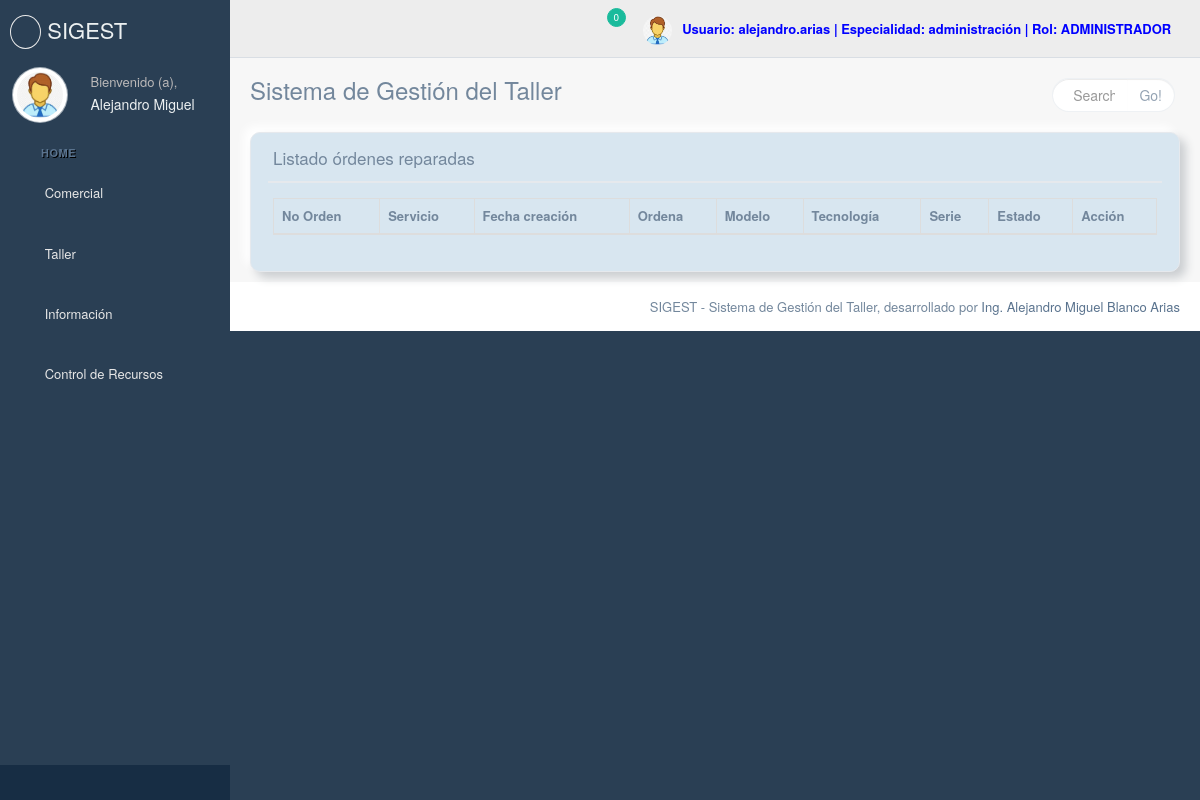
Before: /index/list/reparadas/ (signed in) with the older database file.
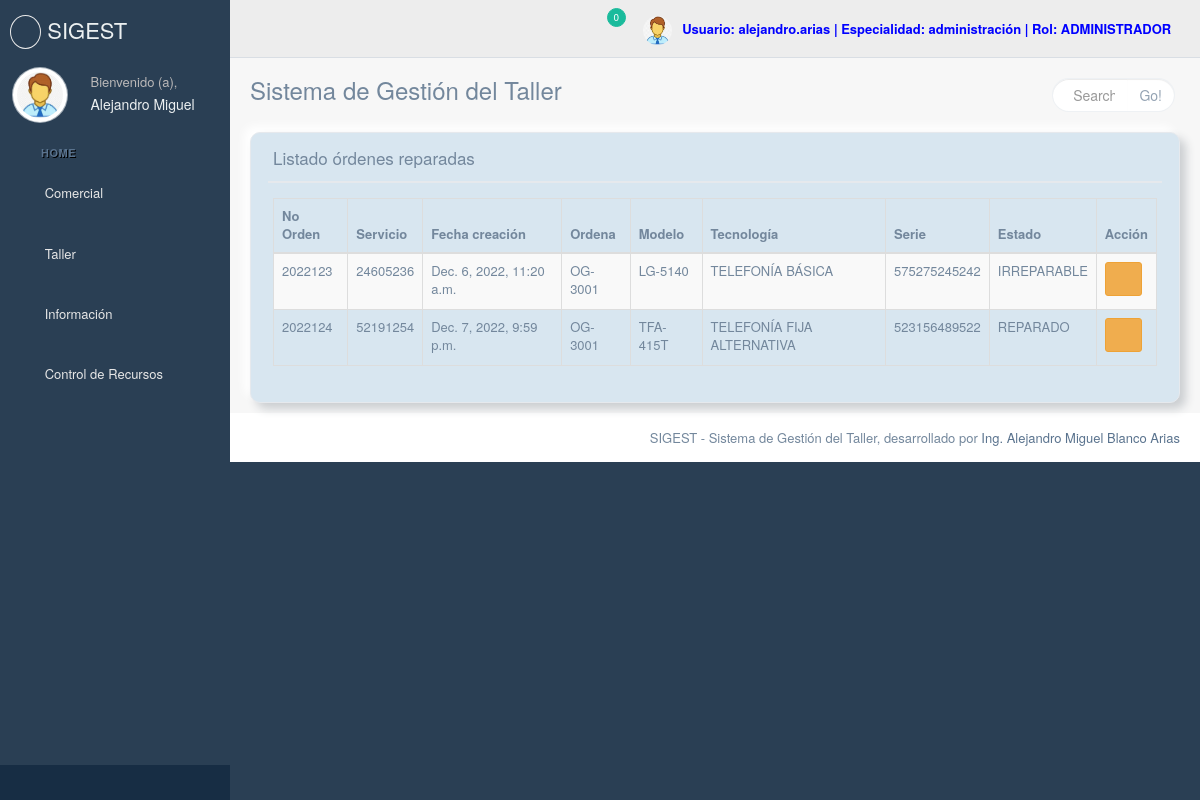
After: the same page with the newer database file.
### Taller/models.py (models this page shows, shortened)
class OrdenPrimaria(models.Model):
    No_orden = models.CharField(max_length=50)
    fecha_creacion = models.DateTimeField()
    fecha_entrada_taller = models.DateTimeField(blank=True, null=True)
    centro = models.ForeignKey(Centro, on_delete=models.CASCADE)
    ordena = models.CharField(max_length=60, blank=True, null=True)
    """ Estos son campos nuevos"""
    folio_venta = models.CharField(max_length=80, blank=True, null=True)
    fecha_venta = models.DateTimeField(blank=True, null=True)
    garantia = models.CharField(max_length=20, blank=True, null=True)
    fecha_vencimiento_garantia = models.DateTimeField(null=True, blank=True)
    observaciones = models.TextField(null=True, blank=True)
    """ Aquí termina"""
    prefijo = models.ForeignKey(Prefijo, on_delete=models.CASCADE)
    servicio = models.CharField(max_length=20)
    modelo = models.ForeignKey(Modelo, on_delete=models.CASCADE)
    tecnologia = models.ForeignKey(Tecnologia, on_delete=models.CASCADE)
    defecto = models.ManyToManyField(Defecto)
    serie = models.CharField(max_length=80)
    nombre_cliente_entrega = models.CharField(max_length=120)
    direccion_cliente_entrega = models.CharField(max_length=120)
    ci_cliente_entrega = models.CharField(max_length=20)
    contacto_telefono = models.CharField(max_length=20)
    propietario = models.BooleanField(default=False)
    estado = models.ForeignKey(Estado, on_delete=models.CASCADE)
    confComercial = models.BooleanField(default=False)
    confTaller = models.BooleanField(default=False)
    entrega = models.CharField(max_length=60, blank=True, null=True)
    """ Datos a llenar al reparar"""
    fecha_defectacion = models.DateTimeField(blank=True, null=True)
    repara = models.CharField(max_length=60, blank=True, null=True)
    accion_reparacion = models.TextField(null=True, blank=True)
    mano_obra = models.ForeignKey(
        ManoObra, on_delete=models.CASCADE, blank=True, null=True
    )
    consumo_recursos = models.ManyToManyField(Consumo_Recursos, blank=True)
    """ Datos antes de cerrada la orden para la gestion de las salidas"""
    fecha_gestion = models.DateTimeField(blank=True, null=True)
    llama = models.ForeignKey(
        Trabajador, on_delete=models.CASCADE, blank=True, null=True
    )
    nombre_cliente = models.CharField(max_length=160, blank=True, null=True)
    impresion = models.BooleanField(default=False)
    """ Datos a llenar para cerrar la orden"""
    fecha_cierre = models.DateTimeField(null=True, blank=True)
    cierra = models.CharField(max_length=60, blank=True, null=True)
    nombre_cliente_recibe = models.CharField(max_length=120, blank=True, null=True)
    direccion_cliente_recibe = models.CharField(max_length=120, blank=True, null=True)
    ci_cliente_recibe = models.CharField(max_length=20, blank=True, null=True)
    cerrada = models.BooleanField(default=False)
    """ Este dato es muy importante y se actualiza tanto cuando se gestionan los telefonos como cuando cierra"""
    garantia_reparacion = models.DateTimeField(blank=True, null=True)
    """Variable para poder hacer analisis de tiempos"""
    tiempo = models.IntegerField(blank=True, null=True)
    objects = models.Manager()
    class Meta:
        verbose_name_plural = "Ordenes"

class Prefijo(models.Model):
    nombre = models.CharField(max_length=8, blank=True)
    def __str__(self):
        return self.nombre

class Modelo(models.Model):
    nombre = models.CharField(max_length=60)
    tecnologia = models.ForeignKey(Tecnologia, on_delete=models.CASCADE)
    codigo_sap = models.CharField(max_length=60)
    descripcion = models.CharField(max_length=160)

class Tecnologia(models.Model):
    nombre = models.CharField(max_length=40)
    def __str__(self):
        return self.nombre

class Estado(models.Model):
    nombre = models.CharField(max_length=60)
    def __str__(self):
        return self.nombre

### Taller/list_views.py (the view)
class ListadoReparadas(ListadoOrdenesMixin):
    template_name = "Taller/list_reparadas.html"
    def get_queryset(self):
        self.orden = (
            OrdenPrimaria.objects.filter(centro=self.request.user.trabajador.centro)
            .exclude(cerrada=True)
            .exclude(estado=get_object_or_404(Estado, pk=1))
            .exclude(estado=get_object_or_404(Estado, pk=2))
        )
        return self.orden

### Taller/models.py (called while the page is built)
    def __str__(self):
        return self.name

### Taller/views.py (called while the page is built)
    def get_context_data(self, **kwargs):
        context = super().get_context_data(**kwargs)
        modelComercial = OrdenPrimaria.objects.filter(
            centro=self.request.user.trabajador.centro
        ).filter(confComercial=False)
        cantidad = modelComercial.count()
        modelTaller = (
            OrdenPrimaria.objects.filter(centro=self.request.user.trabajador.centro)
            .filter(confComercial=True)
            .filter(confTaller=False)
        )
        cantidad1 = modelTaller.count()
        context["cantidad"] = cantidad
        context["modelComercial"] = modelComercial
        context["cantidad1"] = cantidad1
        context["modelTaller"] = modelTaller
        return context

### Taller/templates/Taller/list_reparadas.html (shortened to what this page needs)
{% extends "base.html" %}
{% load static %}
{%block stylecontent%}
<link rel="stylesheet" href="{% static 'css/stylesnew.css' %}">
<link href="{% static 'css/vendors/datatables.net-bs/css/dataTables.bootstrap.min.css' %}" rel="stylesheet">
<link href="{% static 'css/vendors/datatables.net-buttons-bs/css/buttons.bootstrap.min.css' %}" rel="stylesheet">
<link href="{% static 'css/vendors/datatables.net-fixedheader-bs/css/fixedHeader.bootstrap.min.css' %}" rel="stylesheet">
<link href="{% static 'css/vendors/datatables.net-responsive-bs/css/responsive.bootstrap.min.css' %}" rel="stylesheet">
<link href="{% static 'css/vendors/datatables.net-scroller-bs/css/scroller.bootstrap.min.css' %}" rel="stylesheet">
{%endblock%}
{% block content %}
<div class="row">
    <div class="col-md-12 col-sm-12 col-xs-12">
        <div class="x_panel pagenew-div">
            <div class="x_title">
                <h2>Listado órdenes reparadas</h2>
                <ul class="nav navbar-right panel_toolbox">
                    <li><a class="collapse-link"><i class="fa fa-chevron-up"></i></a>
                    </li>
                    <li class="dropdown">
                        <a href="#" class="dropdown-toggle" data-toggle="dropdown" role="button" aria-expanded="false"><i class="fa fa-wrench"></i></a>
                    </li>
                    <li><a class="close-link"><i class="fa fa-close"></i></a>
                    </li>
                </ul>
                <div class="clearfix"></div>
            </div>
            <div class="x_content">
                <table id="datatable-responsive" class="table table-striped table-bordered">
                    <thead>
                        <tr>
                            <th>No Orden</th>
                            <th>Servicio</th>
                            <th>Fecha creación</th>
                            <th>Ordena</th>
                            <th>Modelo</th>
                            <th>Tecnología</th>
                            <th>Serie</th>
                            <th>Estado</th>
                            <th>Acción</th>
                        </tr>
                    </thead>
                    <tbody>
                        {%for model in object_list%}
                        <tr>
                            <td>{{model.No_orden}}</td>
                            <td>{{model.prefijo}}{{model.servicio}}</td>
                            <td>{{model.fecha_creacion}}</td>
                            <td>{{model.ordena}}</td>
                            <td>{{model.modelo.nombre}}</td>
                            <td>{{model.tecnologia}}</td>
                            <td>{{model.serie}}</td>
                            <td>{{model.estado}}</td>
                            <td>
                                <form action="{% url 'orden_close' model.id %}" method="get"> {%csrf_token%}
                                    <button type="enviar" class="btn btn-warning"><i class="fa fa-edit"></i></button>
                                </form>
                            </td>
                        </tr>
                        {%endfor%}
                    </tbody>
                </table>
            </div>
        </div>
    </div>
</div>
{% endblock %}

### Taller/templates/base.html (shortened to what the changed rows need)
{% load static %}
<!DOCTYPE html>
<html lang="en">
<head>
    <link href="{% static 'css/vendors/bootstrap/dist/css/bootstrap.min.css' %}" rel="stylesheet">
    <link href="{% static 'css/vendors/font-awesome/css/font-awesome.min.css' %}" rel="stylesheet">
    <link href="{% static 'css/vendors/nprogress/nprogress.css' %}" rel="stylesheet">
    <link href="{% static 'css/vendors/pnotify/dist/pnotify.css' %}" rel="stylesheet">
    <link href="{% static 'css/vendors/pnotify/dist/pnotify.buttons.css' %}" rel="stylesheet">
    <link href="{% static 'css/vendors/pnotify/dist/pnotify.nonblock.css' %}" rel="stylesheet">
    <link href="{% static 'css/build/css/custom.css' %}" rel="stylesheet">
    {% block stylecontent %}
    {% endblock%}
</head>
<body class="nav-md">
    <div class="container body">
        <div class="main_container">
            <div class="col-md-3 left_col">
                <div class="left_col scroll-view">
                    <div class="profile clearfix">
                        <div class="profile_info">
                            <h2>{{user.first_name}}</h2>
                        </div>
                    </div>
                    <br />
                </div>
            </div>
            <div class="top_nav">
                <div class="nav_menu">
                    <nav>
                        <ul class="nav navbar-nav navbar-right">
                            <li class="">
                                <a href="javascript:;" class="user-profile dropdown-toggle" data-toggle="dropdown" aria-expanded="false">
                                    <img src="{% static 'img/image.jpg' %}" alt=""><b style="color: blue;">Usuario: {{user.username}} | Especialidad: {{user.trabajador.especialidad}} | Rol: {%for rol in user.groups.all%} {{rol.name}} {%endfor%}</b>
                                    <span class=" fa fa-angle-down"></span>
                                </a>
                            </li>
                    </nav>
                </div>
            </div>
            <div class="right_col" role="main">
                <div class="">
                    {%block content%}
                    {%endblock%}
                </div>
            </div>
        </div>
    </div>
</body>
</html>

Changed rows visible on the page:
added OrdenPrimaria: No_orden "2022123", prefijo "2460", servicio "5236", fecha_creacion "Dec. 6, 2022, 11:20 a.m.", ordena "OG-3001", modelo.nombre "LG-5140", tecnologia "TELEFONÍA BÁSICA", serie "575275245242", estado "IRREPARABLE"
added OrdenPrimaria: No_orden "2022124", prefijo "5219", servicio "1254", fecha_creacion "Dec. 7, 2022, 9:59 p.m.", ordena "OG-3001", modelo.nombre "TFA-415T", tecnologia "TELEFONÍA FIJA ALTERNATIVA", serie "523156489522", estado "REPARADO"
